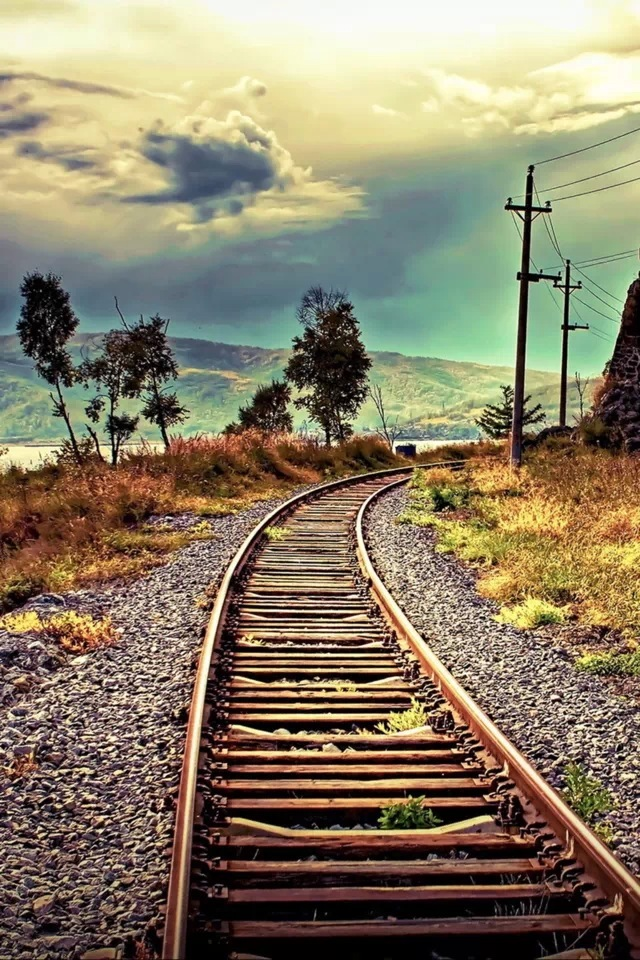
%> input picture abc.jpg, 640 x 960 px
$ octave plane_slicing.m   (GNU Octave 9; MATLAB toolbox functions it lacks are replaced by stand-ins)
%> lines starting %> are read from the running program, lines starting %| are printed output that depends on the picture
clc;

im = imread('abc.jpg');
%> im is the input picture: size 960x640x3 uint8; mean R, G, B 137.8, 126.7, 102.8
red = zeros(size(im));
green = zeros(size(im));
blue = zeros(size(im));
red(:,:,1) = im(:,:,1);
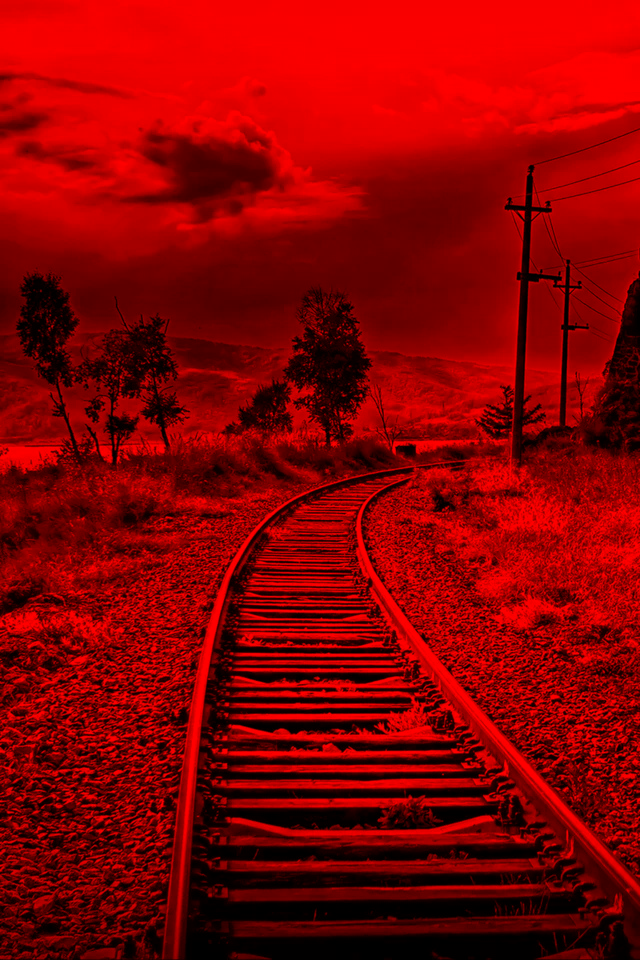
%> red: size 960x640x3 double; mean R, G, B 137.8, 0, 0
green(:,:,2) = im(:,:,2);
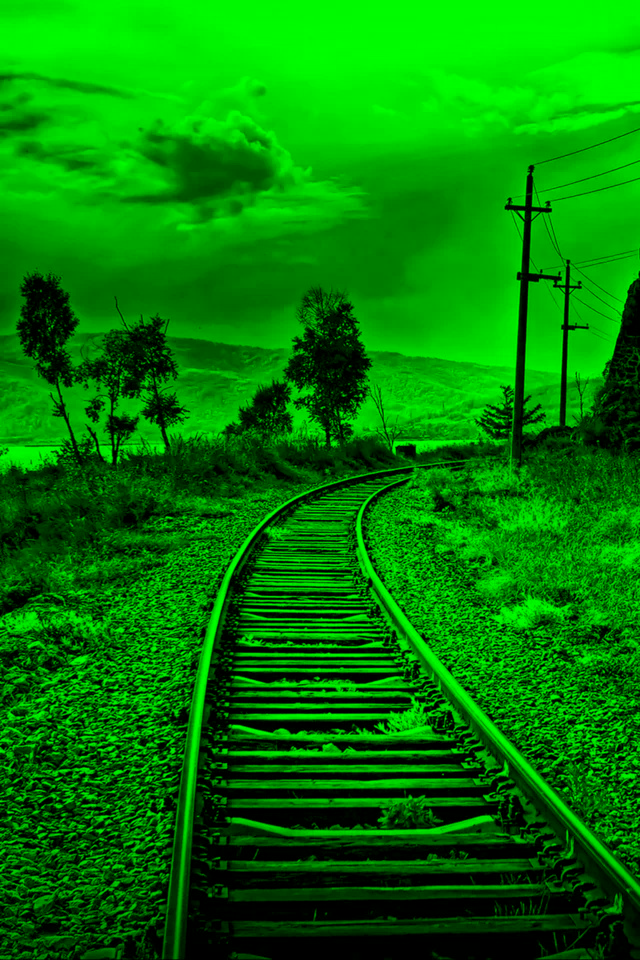
%> green: size 960x640x3 double; mean R, G, B 0, 126.7, 0
blue(:,:,3) = im(:,:,3);
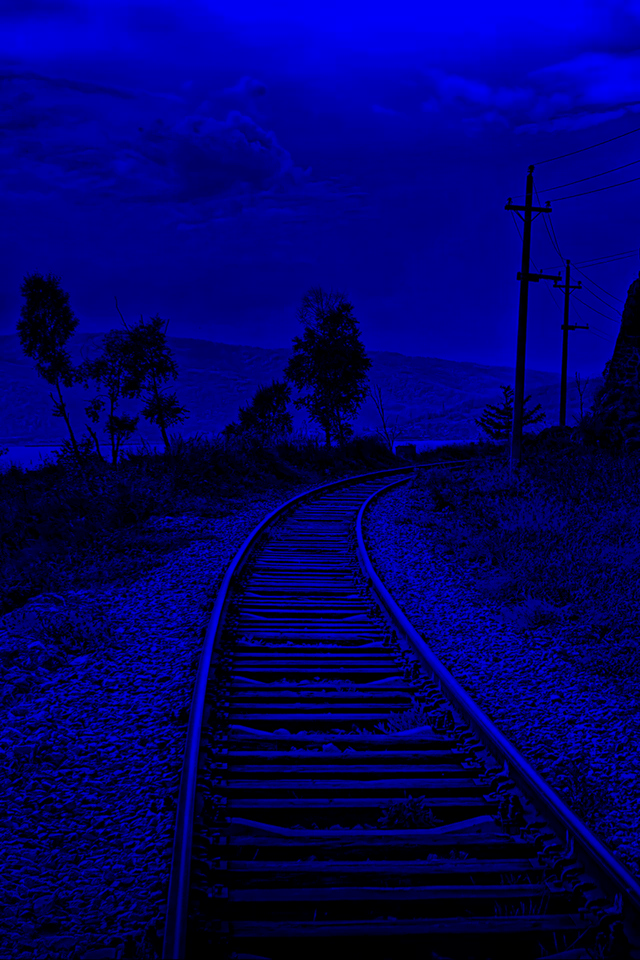
%> blue: size 960x640x3 double; mean R, G, B 0, 0, 102.8

subplot(2,2,1);imshow(im);title('original');
subplot(2,2,2);imshow(red);title('red');
%> after `imshow(red)`:
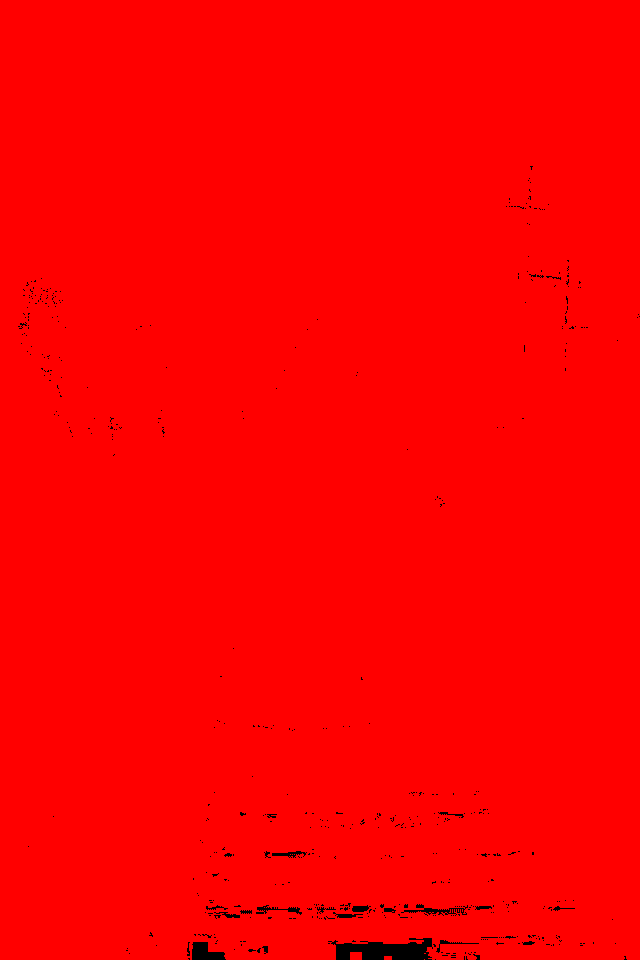
%> displayed picture: size 960x640x3, on the screen's scale of 0 to 255; mean R, G, B 253.1, 0, 0
subplot(2,2,3);imshow(green);title('green');
%> after `imshow(green)`:
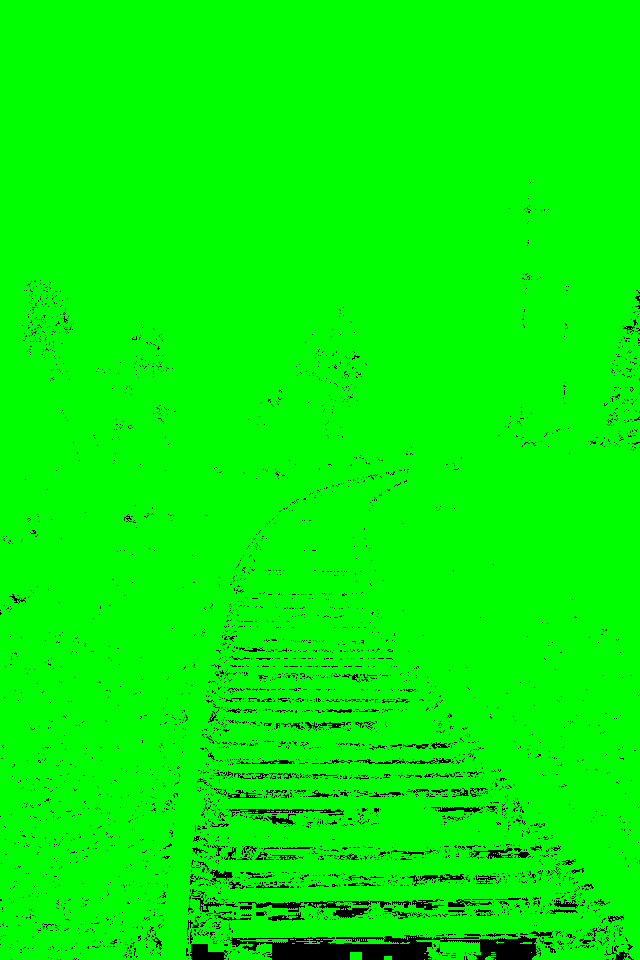
%> displayed picture: size 960x640x3, on the screen's scale of 0 to 255; mean R, G, B 0, 246.1, 0
subplot(2,2,4);imshow(blue);title('blue');
%> after `imshow(blue)`:
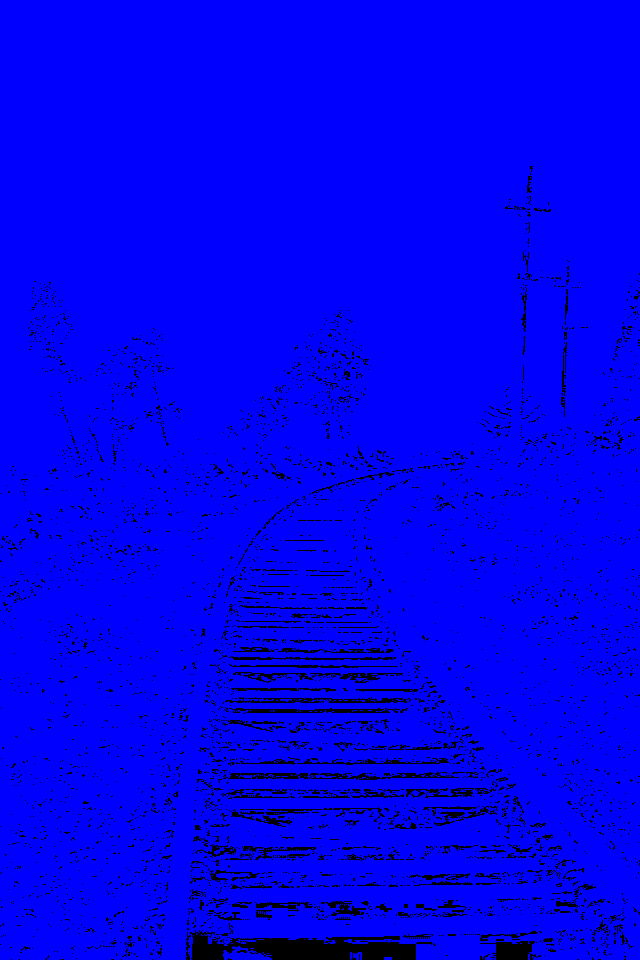
%> displayed picture: size 960x640x3, on the screen's scale of 0 to 255; mean R, G, B 0, 0, 242.4
